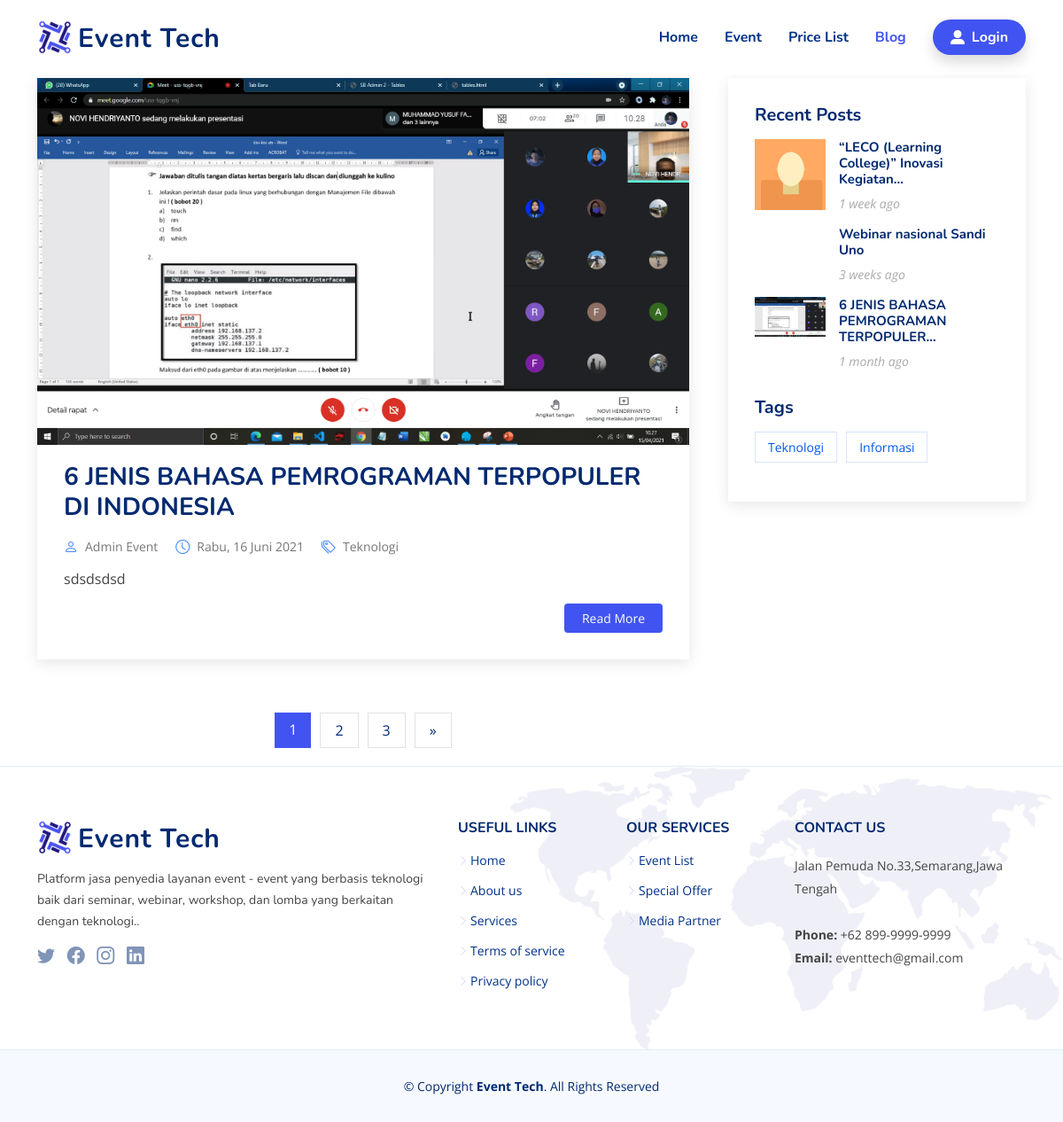
The page /website/blog on the database its author committed.
### tables this page shows
CREATE TABLE `blog` (
  `id` int(11) NOT NULL,
  `tag_id` int(11) NOT NULL,
  `judul` varchar(200) NOT NULL,
  `author` int(11) NOT NULL,
  `slug` varchar(200) NOT NULL,
  `deskripsi` mediumtext NOT NULL,
  `date_created` int(11) NOT NULL,
  `tgl_blog` timestamp NOT NULL DEFAULT current_timestamp() ON UPDATE current_timestamp(),
  `gambar` varchar(128) NOT NULL
);

CREATE TABLE `user` (
  `id` int(11) NOT NULL,
  `name` varchar(128) NOT NULL,
  `email` varchar(128) NOT NULL,
  `telephone` varchar(15) DEFAULT NULL,
  `image` varchar(128) NOT NULL,
  `password` varchar(256) NOT NULL,
  `role_id` int(11) NOT NULL,
  `is_active` int(1) NOT NULL,
  `date_created` int(11) NOT NULL
);

CREATE TABLE `tags` (
  `id` int(11) NOT NULL,
  `tags_name` varchar(100) NOT NULL
);

### index.php (called while the page is built, shortened)
<?php
require_once BASEPATH.'core/CodeIgniter.php';

### application/modules/website/models/M_Website.php (called while the page is built, shortened)
<?php
class M_Website extends CI_Model
{
  public function getAllBlog($limit, $start)
  {
    $this->db->select('blog.*, tags.tags_name,user.*');
    $this->db->join('tags', 'blog.tag_id = tags.id');
    $this->db->join('user', 'blog.author = user.id');
    $this->db->order_by('blog.id', 'asc');
    return $this->db->get('blog', $limit, $start);
  }
  public function getAllRecentBlog()
  {
    $this->db->select('blog.*, tags.tags_name,user.*');
    $this->db->from('blog');
    $this->db->join('tags', 'blog.tag_id = tags.id');
    $this->db->join('user', 'blog.author = user.id');
    $this->db->order_by('blog.id', 'desc');
    $this->db->limit('3');
    return $this->db->get();
  }
  public function getAlltagsBlog()
  {
    return $this->db->get('tags');
  }
}

### application/helpers/eventtech_helper.php (called while the page is built, shortened)
<?php
if (!function_exists('time_ago')) {
    function time_ago($time)
    {
        $periods = array("second", "minute", "hour", "day", "week", "month", "year", "decade");
        $lengths = array("60", "60", "24", "7", "4.35", "12", "10");
        $now = time();
        $difference     = $now - $time;
        for ($j = 0; $difference >= $lengths[$j] && $j < count($lengths) - 1; $j++) {
            $difference /= $lengths[$j];
        }
        $difference = round($difference);
        if ($difference != 1) {
            $periods[$j] .= "s";
        }
        return "$difference $periods[$j] ago ";
    }
}
if (!function_exists('format_indo')) {
    function format_indo($date)
    {
        $Hari = array("Minggu", "Senin", "Selasa", "Rabu", "Kamis", "Jumat", "Sabtu");
        $Bulan = array("Januari", "Februari", "Maret", "April", "Mei", "Juni", "Juli", "Agustus", "September", "Oktober", "November", "Desember");
        $tahun = substr($date, 0, 4);
        $bulan = substr($date, 5, 2);
        $tgl = substr($date, 8, 2);
        $hari = date("w", strtotime($date));
        $result = $Hari[$hari] . ", " . $tgl . " " . $Bulan[(int)$bulan - 1] . " " . $tahun . " ";
        return $result;
    }
}

### application/modules/website/views/blog.php (the view)
<main id="main">
  <section id="blog" class="blog mt-5">
    <div class="container" data-aos="fade-up">
      <div class="row">
        <div class="col-lg-8 entries">
          <?php foreach ($allblog as $b) : ?>
            <article class="entry">
              <div class="entry-img">
                <img src="<?= base_url('assets/images/blog/' . $b['gambar']) ?>" alt="" class="img-fluid">
              </div>
              <h2 class="entry-title">
                <a href="<?= base_url('website/detail_blog/' . $b['slug']) ?>"><?= $b['judul'] ?></a>
              </h2>
              <div class="entry-meta">
                <ul>
                  <li class="d-flex align-items-center"><i class="bi bi-person"></i> <a href="#"><?= $b['name'] ?></a></li>
                  <li class="d-flex align-items-center"><i class="bi bi-clock"></i> <a href="#">
                      <?php
                      $time = $b['tgl_blog'];
                      echo format_indo($time);
                      ?></a>
                  </li>
                  <li class="d-flex align-items-center"><i class="bi bi-tags"></i><a href="#"><?= $b['tags_name'] ?></a></li>
                </ul>
              </div>
              <div class="entry-content">
                <p>
                  <?= word_limiter($b['deskripsi'], 25)  ?>
                </p>
                <div class="read-more">
                  <a href="<?= base_url('website/detail_blog/' . $b['slug']) ?>">Read More</a>
                </div>
              </div>
            </article>
          <?php endforeach; ?>
          <?= $this->pagination->create_links(); ?>
        </div>
        <div class="col-lg-4">
          <div class="sidebar">
            <h3 class="sidebar-title">Recent Posts</h3>
            <div class="sidebar-item recent-posts">
              <?php foreach ($recents as $r) : ?>
                <div class="post-item clearfix">
                  <img src="<?= base_url('assets/images/blog/' . $r['gambar']) ?>" alt="">
                  <h4><a href="<?= base_url('website/detail_blog/' . $r['slug']) ?>"><?= word_limiter($r['judul'], 5)  ?></a></h4>
                  <time datetime="2020-01-01"> <?php
                                                $time = $r['tgl_blog'];
                                                echo time_ago(strtotime($time));
                                                ?></time>
                </div>
              <?php endforeach; ?>
            </div>
            <h3 class="sidebar-title">Tags</h3>
            <div class="sidebar-item tags">
              <ul>
                <?php foreach ($tags as $ta) : ?>
                  <li><a href="<?= base_url('website/detail_tag/' . $ta['tags_name']) ?>"><?= $ta['tags_name'] ?></a></li>
                <?php endforeach; ?>
              </ul>
            </div>
          </div>
        </div>
      </div>
    </div>
  </section>
</main>

### application/modules/website/controllers/Website.php (shortened to what this page needs)
<?php
class Website extends CI_Controller
{
  public function __construct()
  {
    $this->load->model('M_Website', 'website');
  }
  public function blog()
  {
    $data['title'] = "Event Tech";
    $data['user'] = $this->db->get_where('user', ['email' =>
    $this->session->userdata('email')])->row_array();
    $data['user'] = $this->db->get_where('user', ['email' => $this->session->userdata('email')])->row_array();
    $data['tags'] = $this->website->getAlltagsBlog()->result_array();
    $data['recents'] = $this->website->getAllRecentBlog()->result_array();
    $this->load->library('pagination');
    $config['per_page'] = 1;
    $config['full_tag_open'] = '<div class="blog-pagination">
    <ul class="justify-content-center">';
    $config['full_tag_close'] = '</ul>
    </div>';
    $config['next_tag_open'] = ' <li>';
    $config['next_tag_close'] = ' </li>';
    $config['cur_tag_open'] = ' <li class="active"><a href="#">';
    $config['cur_tag_close'] = ' </a></li>';
    $config['num_tag_open'] = ' <li>';
    $config['num_tag_close'] = ' </li>';
    $data['start'] = $this->uri->segment(3);
    $data['allblog'] = $this->website->getAllBlog($config['per_page'], $data['start'])->result_array();
    $this->load->view('templates/webs/header', $data);
    $this->load->view('blog');
    $this->load->view('templates/webs/footer');
  }
}

### application/third_party/MX/Loader.php (shortened to what this page needs)
<?php (defined('BASEPATH')) OR exit('No direct script access allowed');
class MX_Loader extends CI_Loader
{
	protected $_module;
	public $_ci_cached_vars = array();
	public function initialize($controller = NULL)
	{
		$this->_module = CI::$APP->router->fetch_module();
	}
	public function database($params = '', $return = FALSE, $query_builder = NULL)
	{
		CI::$APP->db = DB($params, $query_builder);
		return $this;
	}
	public function language($langfile, $idiom = '', $return = FALSE, $add_suffix = TRUE, $alt_path = '')
	{
		CI::$APP->lang->load($langfile, $idiom, $return, $add_suffix, $alt_path, $this->_module);
		return $this;
	}
	public function model($model, $object_name = NULL, $connect = FALSE)
	{
		if (is_array($model)) return $this->models($model);
		($_alias = $object_name) OR $_alias = basename($model);
		list($path, $_model) = Modules::find(strtolower($model), $this->_module, 'models/');
		if ($path == FALSE)
		{
			parent::model($model, $object_name, $connect);
		}
		else
		{
			CI::$APP->$_alias = new $model();
		}
		return $this;
	}
	public function models($models)
	{
		return $this;
	}
	public function view($view, $vars = array(), $return = FALSE)
	{
		list($path, $_view) = Modules::find($view, $this->_module, 'views/');
		if ($path != FALSE)
		{
			$this->_ci_view_paths = array($path => TRUE) + $this->_ci_view_paths;
			$view = $_view;
		}
		if (method_exists($this, '_ci_object_to_array'))
		{
		        return $this->_ci_load(array('_ci_view' => $view, '_ci_vars' => $this->_ci_object_to_array($vars), '_ci_return' => $return));
		} else {
		        return $this->_ci_load(array('_ci_view' => $view, '_ci_vars' => $this->_ci_prepare_view_vars($vars), '_ci_return' => $return));
		}
	}
	public function __get($class)
	{
		return (isset($this->controller)) ? $this->controller->$class : CI::$APP->$class;
	}
	public function _ci_load($_ci_data)
	{
		extract($_ci_data);
		if (isset($_ci_view))
		{
			$_ci_path = '';
			$_ci_file = (pathinfo($_ci_view, PATHINFO_EXTENSION)) ? $_ci_view : $_ci_view.EXT;
			foreach ($this->_ci_view_paths as $path => $cascade)
			{
				if (file_exists($view = $path.$_ci_file))
				{
					$_ci_path = $view;
					break;
				}
			}
		}
		elseif (isset($_ci_path))
		{
			$_ci_file = basename($_ci_path);
			if( ! file_exists($_ci_path)) $_ci_path = '';
		}
		if (isset($_ci_vars))
			$this->_ci_cached_vars = array_merge($this->_ci_cached_vars, (array) $_ci_vars);
		extract($this->_ci_cached_vars);
		if ((bool) @ini_get('short_open_tag') === FALSE && CI::$APP->config->item('rewrite_short_tags') == TRUE)
		{
			echo eval('?>'.preg_replace("/;*\s*\?>/", "; ?>", str_replace('<?=', '<?php echo ', file_get_contents($_ci_path))));
		}
		else
		{
			include($_ci_path);
		}
		if (ob_get_level() > $this->_ci_ob_level + 1)
		{
			ob_end_flush();
		}
		else
		{
			CI::$APP->output->append_output(ob_get_clean());
		}
	}
}

### application/modules/templates/views/webs/header.php (shortened to what this page needs)
<!DOCTYPE html>
<html lang="en">
<head>
  <link href="<?= base_url('assets/website') ?>/vendor/bootstrap/css/bootstrap.min.css" rel="stylesheet">
  <link href="<?= base_url('assets/website') ?>/vendor/bootstrap-icons/bootstrap-icons.css" rel="stylesheet">
  <link href="<?= base_url('assets/website') ?>/vendor/aos/aos.css" rel="stylesheet">
  <link href="<?= base_url('assets/website') ?>/vendor/remixicon/remixicon.css" rel="stylesheet">
  <link href="<?= base_url('assets/website') ?>/vendor/swiper/swiper-bundle.min.css" rel="stylesheet">
  <link href="<?= base_url('assets/website') ?>/vendor/glightbox/css/glightbox.min.css" rel="stylesheet">
  <link href="<?= base_url('assets/website') ?>/vendor/fontawesome/css/all.css" rel="stylesheet">
  <link href="<?= base_url('assets/website') ?>/css/style.css" rel="stylesheet">
  <link href="<?= base_url('assets/website/') ?>chosen/dist/css/component-chosen.min.css" rel="stylesheet">
</head>
<body>
  <header id="header" class="header fixed-top">
    <div class="container-fluid container-xl d-flex align-items-center justify-content-between">
      <a href="<?= base_url('website') ?>" class="logo d-flex align-items-center">
        <img src="<?= base_url('assets/website') ?>/img/logo1.png" alt="">
        <span>Event Tech</span>
      </a>
      <nav id="navbar" class="navbar">
        <ul>
          <li><a class="nav-link scrollto <?php if ($this->uri->segment(2) == "index") {
                                            echo "active";
                                          } ?>" href="<?= base_url('website/index') ?>">Home</a></li>
          <li><a class="nav-link scrollto <?php if ($this->uri->segment(2) == "event") {
                                            echo "active";
                                          } ?>" href="<?= base_url('website/event') ?>">Event</a></li>
          <li><a class="nav-link scrollto <?php if ($this->uri->segment(2) == "pricelist") {
                                            echo "active";
                                          } ?>" href="<?= base_url('website/pricelist') ?>">Price List</a></li>
          <li><a class="nav-link scrollto <?php if ($this->uri->segment(2) == "blog") {
                                            echo "active";
                                          } ?>" href="<?= base_url('website/blog') ?>">Blog</a></li>
          <?php if (!$this->session->userdata('email')) {
          ?>
            <li><a class="getstarted scrollto shadow" href="<?= base_url('login') ?>">
                <i class="fas fa-user-alt me-2"></i>
                Login
              </a></li>
          <?php
          } else { ?>
            <li><a href="<?= base_url('profil') ?>"><img src="<?= base_url('assets/images/users/' . $user['image']); ?>" class="rounded-circle" width="30px"></a></li>
          <?php } ?>
        </ul>
      </nav>
    </div>
  </header>

### application/modules/templates/views/webs/footer.php (shortened to what this page needs)
<footer id="footer" class="footer">
  <div class="footer-top">
    <div class="container">
      <div class="row gy-4">
        <div class="col-lg-5 col-md-12 footer-info">
          <a href="index.html" class="logo d-flex align-items-center">
            <img src="<?= base_url(); ?>assets/website/img/logo1.png" alt="">
            <span>Event Tech</span>
          </a>
          <p>Platform jasa penyedia layanan event - event yang berbasis teknologi baik dari seminar, webinar,
            workshop, dan lomba yang berkaitan dengan teknologi..</p>
          <div class="social-links mt-3">
            <a href="#" class="twitter"><i class="bi bi-twitter"></i></a>
            <a href="#" class="facebook"><i class="bi bi-facebook"></i></a>
            <a href="#" class="instagram"><i class="bi bi-instagram bx bxl-instagram"></i></a>
            <a href="#" class="linkedin"><i class="bi bi-linkedin bx bxl-linkedin"></i></a>
          </div>
        </div>
        <div class="col-lg-2 col-6 footer-links">
          <h4>Useful Links</h4>
          <ul>
            <li><i class="bi bi-chevron-right"></i> <a href="#">Home</a></li>
            <li><i class="bi bi-chevron-right"></i> <a href="#">About us</a></li>
            <li><i class="bi bi-chevron-right"></i> <a href="#">Services</a></li>
            <li><i class="bi bi-chevron-right"></i> <a href="#">Terms of service</a></li>
            <li><i class="bi bi-chevron-right"></i> <a href="#">Privacy policy</a></li>
          </ul>
        </div>
        <div class="col-lg-2 col-6 footer-links">
          <h4>Our Services</h4>
          <ul>
            <li><i class="bi bi-chevron-right"></i> <a href="#">Event List</a></li>
            <li><i class="bi bi-chevron-right"></i> <a href="#">Special Offer</a></li>
            <li><i class="bi bi-chevron-right"></i> <a href="#">Media Partner</a></li>
          </ul>
        </div>
        <div class="col-lg-3 col-md-12 footer-contact text-center text-md-start">
          <h4>Contact Us</h4>
          <p>
            Jalan Pemuda No.33,Semarang,Jawa Tengah<br><br>
            <strong>Phone:</strong> +62 899-9999-9999<br>
            <strong>Email:</strong> eventtech@gmail.com<br>
          </p>
        </div>
      </div>
    </div>
  </div>
  <div class="container">
    <div class="copyright">
      &copy; Copyright <strong><span>Event Tech</span></strong>. All Rights Reserved
    </div>
  </div>
</footer>
</body>
</html>

### rows shown on the page
blog: gambar (picture), judul "6 JENIS BAHASA PEMROGRAMAN TERPOPULER DI INDONESIA", user.name "Admin Event", tgl_blog "Rabu, 16 Juni 2021", tag.tags_name "Teknologi", deskripsi "sdsdsdsd", judul "6 JENIS BAHASA PEMROGRAMAN TERPOPULER…", tgl_blog "1 month ago"
blog: gambar (picture), judul "“LECO (Learning College)” Inovasi Kegiatan…", tgl_blog "1 week ago"
blog: judul "Webinar nasional Sandi Uno", tgl_blog "3 weeks ago"
tags: tags_name "Teknologi"
tags: tags_name "Informasi"

### other values the page prints
$this->pagination->create_links() "1 2 3 »"
